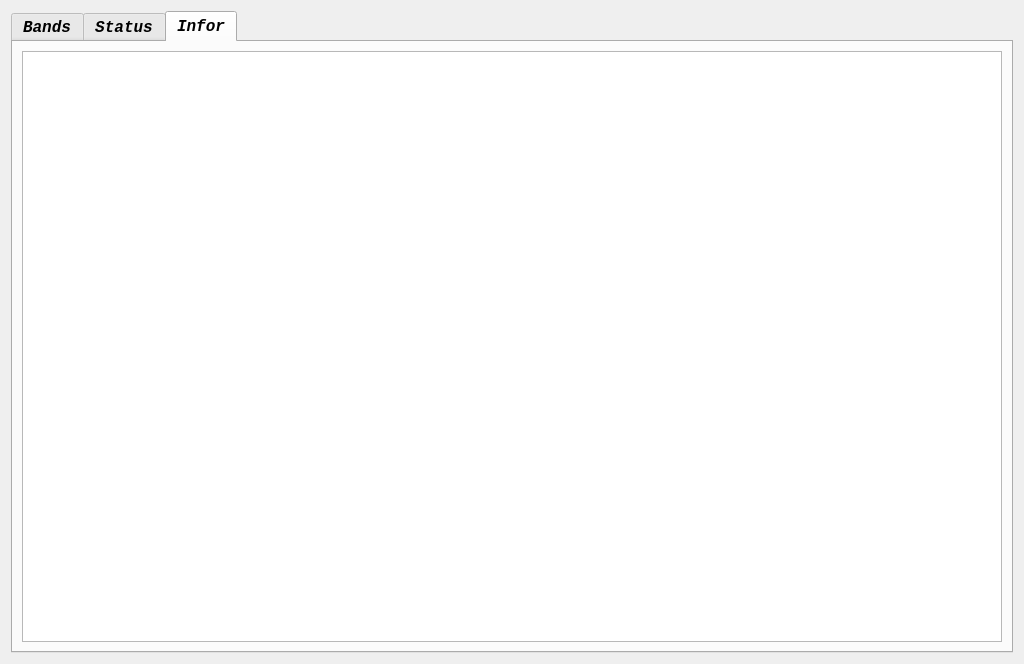
<?xml version="1.0" encoding="UTF-8"?>
<ui version="4.0">
 <class>iotServerEdit</class>
 <widget class="QWidget" name="iotServerEdit">
  <property name="geometry">
   <rect>
    <x>0</x>
    <y>0</y>
    <width>1024</width>
    <height>664</height>
   </rect>
  </property>
  <property name="sizePolicy">
   <sizepolicy hsizetype="Expanding" vsizetype="Expanding">
    <horstretch>0</horstretch>
    <verstretch>0</verstretch>
   </sizepolicy>
  </property>
  <property name="minimumSize">
   <size>
    <width>500</width>
    <height>400</height>
   </size>
  </property>
  <property name="windowTitle">
   <string>Form</string>
  </property>
  <layout class="QGridLayout" name="gridLayout">
   <item row="0" column="0">
    <widget class="QTabWidget" name="tabWidget">
     <property name="sizePolicy">
      <sizepolicy hsizetype="Expanding" vsizetype="Expanding">
       <horstretch>0</horstretch>
       <verstretch>1</verstretch>
      </sizepolicy>
     </property>
     <property name="font">
      <font>
       <family>Consolas</family>
       <pointsize>12</pointsize>
       <weight>75</weight>
       <italic>true</italic>
       <bold>true</bold>
      </font>
     </property>
     <property name="tabPosition">
      <enum>QTabWidget::North</enum>
     </property>
     <property name="tabShape">
      <enum>QTabWidget::Rounded</enum>
     </property>
     <property name="currentIndex">
      <number>2</number>
     </property>
     <property name="iconSize">
      <size>
       <width>16</width>
       <height>16</height>
      </size>
     </property>
     <property name="elideMode">
      <enum>Qt::ElideLeft</enum>
     </property>
     <widget class="QWidget" name="Messages">
      <attribute name="title">
       <string>Bands</string>
      </attribute>
      <layout class="QFormLayout" name="formLayout">
       <item row="0" column="0" colspan="2">
        <widget class="QTableView" name="tableView">
         <property name="sizePolicy">
          <sizepolicy hsizetype="Expanding" vsizetype="Expanding">
           <horstretch>0</horstretch>
           <verstretch>1</verstretch>
          </sizepolicy>
         </property>
        </widget>
       </item>
      </layout>
     </widget>
     <widget class="QWidget" name="Node">
      <attribute name="title">
       <string>Status</string>
      </attribute>
      <widget class="QWidget" name="gridLayoutWidget">
       <property name="geometry">
        <rect>
         <x>60</x>
         <y>30</y>
         <width>461</width>
         <height>71</height>
        </rect>
       </property>
       <layout class="QGridLayout" name="gridLayout_3">
        <item row="0" column="1">
         <widget class="QLabel" name="LbDBName">
          <property name="text">
           <string>iotTimeDataBase</string>
          </property>
         </widget>
        </item>
        <item row="1" column="1">
         <widget class="QLabel" name="LbChannel">
          <property name="text">
           <string>0</string>
          </property>
         </widget>
        </item>
        <item row="1" column="0">
         <widget class="QLabel" name="Lb2">
          <property name="text">
           <string>Requests Channel:</string>
          </property>
         </widget>
        </item>
        <item row="0" column="0">
         <widget class="QLabel" name="Lb1">
          <property name="text">
           <string>Connection DataBase Name:</string>
          </property>
         </widget>
        </item>
       </layout>
      </widget>
      <widget class="QLabel" name="stateDataBase">
       <property name="geometry">
        <rect>
         <x>20</x>
         <y>40</y>
         <width>21</width>
         <height>21</height>
        </rect>
       </property>
       <property name="styleSheet">
        <string notr="true">background-color:red</string>
       </property>
       <property name="text">
        <string/>
       </property>
      </widget>
      <widget class="QLabel" name="stateChannel">
       <property name="geometry">
        <rect>
         <x>20</x>
         <y>80</y>
         <width>21</width>
         <height>21</height>
        </rect>
       </property>
       <property name="styleSheet">
        <string notr="true">background-color: green</string>
       </property>
       <property name="text">
        <string/>
       </property>
      </widget>
     </widget>
     <widget class="QWidget" name="tab">
      <property name="sizePolicy">
       <sizepolicy hsizetype="Expanding" vsizetype="Expanding">
        <horstretch>1</horstretch>
        <verstretch>1</verstretch>
       </sizepolicy>
      </property>
      <attribute name="title">
       <string>Infor</string>
      </attribute>
      <layout class="QFormLayout" name="formLayout_2">
       <item row="0" column="0" colspan="2">
        <widget class="QTableView" name="tableView_2">
         <property name="sizePolicy">
          <sizepolicy hsizetype="Expanding" vsizetype="Expanding">
           <horstretch>1</horstretch>
           <verstretch>1</verstretch>
          </sizepolicy>
         </property>
        </widget>
       </item>
      </layout>
     </widget>
    </widget>
   </item>
  </layout>
 </widget>
 <resources/>
 <connections/>
</ui>
